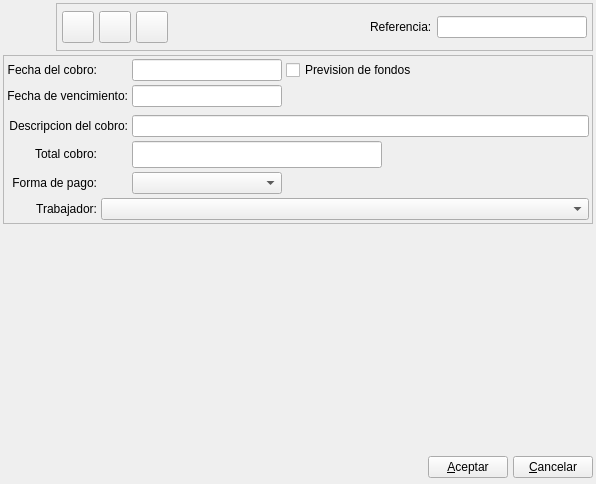
<?xml version="1.0" encoding="UTF-8"?>
<ui version="4.0">
 <author>Alvaro de Miguel</author>
 <class>CobroBase</class>
 <widget class="QWidget" name="CobroBase">
  <property name="geometry">
   <rect>
    <x>0</x>
    <y>0</y>
    <width>596</width>
    <height>484</height>
   </rect>
  </property>
  <property name="minimumSize">
   <size>
    <width>500</width>
    <height>400</height>
   </size>
  </property>
  <property name="windowTitle">
   <string>Nuevo cobro a cliente</string>
  </property>
  <property name="windowIcon">
   <iconset resource="../../../bulmages.qrc">
    <normaloff>:/Images/receive.png</normaloff>:/Images/receive.png</iconset>
  </property>
  <layout class="QVBoxLayout" name="verticalLayout">
   <item>
    <layout class="QHBoxLayout">
     <property name="spacing">
      <number>5</number>
     </property>
     <property name="margin">
      <number>0</number>
     </property>
     <item>
      <widget class="QLabel" name="label">
       <property name="minimumSize">
        <size>
         <width>48</width>
         <height>48</height>
        </size>
       </property>
       <property name="maximumSize">
        <size>
         <width>48</width>
         <height>48</height>
        </size>
       </property>
       <property name="text">
        <string/>
       </property>
       <property name="pixmap">
        <pixmap resource="../../../bulmages.qrc">:/Images/receive.png</pixmap>
       </property>
       <property name="scaledContents">
        <bool>true</bool>
       </property>
      </widget>
     </item>
     <item>
      <widget class="QFrame" name="frame">
       <property name="frameShape">
        <enum>QFrame::StyledPanel</enum>
       </property>
       <property name="frameShadow">
        <enum>QFrame::Raised</enum>
       </property>
       <layout class="QHBoxLayout">
        <property name="spacing">
         <number>5</number>
        </property>
        <property name="margin">
         <number>5</number>
        </property>
        <item>
         <widget class="QToolButton" name="mui_guardar">
          <property name="minimumSize">
           <size>
            <width>32</width>
            <height>32</height>
           </size>
          </property>
          <property name="maximumSize">
           <size>
            <width>32</width>
            <height>32</height>
           </size>
          </property>
          <property name="toolTip">
           <string>Guardar cobro</string>
          </property>
          <property name="whatsThis">
           <string>Guardar cobro</string>
          </property>
          <property name="text">
           <string/>
          </property>
          <property name="icon">
           <iconset resource="../../../bulmages.qrc">
            <normaloff>:/Images/edit-save.png</normaloff>:/Images/edit-save.png</iconset>
          </property>
          <property name="iconSize">
           <size>
            <width>32</width>
            <height>32</height>
           </size>
          </property>
          <property name="shortcut">
           <string>Ctrl+S</string>
          </property>
         </widget>
        </item>
        <item>
         <widget class="QToolButton" name="mui_borrar">
          <property name="minimumSize">
           <size>
            <width>32</width>
            <height>32</height>
           </size>
          </property>
          <property name="maximumSize">
           <size>
            <width>32</width>
            <height>32</height>
           </size>
          </property>
          <property name="toolTip">
           <string>Borrar cobro</string>
          </property>
          <property name="whatsThis">
           <string>Borrar cobro</string>
          </property>
          <property name="text">
           <string/>
          </property>
          <property name="icon">
           <iconset resource="../../../bulmages.qrc">
            <normaloff>:/Images/edit-delete.png</normaloff>:/Images/edit-delete.png</iconset>
          </property>
          <property name="iconSize">
           <size>
            <width>32</width>
            <height>32</height>
           </size>
          </property>
          <property name="shortcut">
           <string>Ctrl+D</string>
          </property>
         </widget>
        </item>
        <item>
         <widget class="QToolButton" name="mui_imprimir">
          <property name="minimumSize">
           <size>
            <width>32</width>
            <height>32</height>
           </size>
          </property>
          <property name="maximumSize">
           <size>
            <width>32</width>
            <height>32</height>
           </size>
          </property>
          <property name="toolTip">
           <string>Borrar cobro</string>
          </property>
          <property name="whatsThis">
           <string>Borrar cobro</string>
          </property>
          <property name="text">
           <string/>
          </property>
          <property name="icon">
           <iconset resource="../../../bulmages.qrc">
            <normaloff>:/Images/document-print.png</normaloff>:/Images/document-print.png</iconset>
          </property>
          <property name="iconSize">
           <size>
            <width>32</width>
            <height>32</height>
           </size>
          </property>
          <property name="shortcut">
           <string>Ctrl+I</string>
          </property>
         </widget>
        </item>
        <item>
         <spacer>
          <property name="orientation">
           <enum>Qt::Horizontal</enum>
          </property>
          <property name="sizeType">
           <enum>QSizePolicy::Expanding</enum>
          </property>
          <property name="sizeHint" stdset="0">
           <size>
            <width>41</width>
            <height>34</height>
           </size>
          </property>
         </spacer>
        </item>
        <item>
         <widget class="QLabel" name="textLabel1_2_2_3_2_2">
          <property name="sizePolicy">
           <sizepolicy hsizetype="Preferred" vsizetype="Fixed">
            <horstretch>0</horstretch>
            <verstretch>0</verstretch>
           </sizepolicy>
          </property>
          <property name="text">
           <string>Referencia:</string>
          </property>
         </widget>
        </item>
        <item>
         <widget class="BfBuscarReferencia" name="mui_refcobro">
          <property name="minimumSize">
           <size>
            <width>150</width>
            <height>0</height>
           </size>
          </property>
          <property name="maximumSize">
           <size>
            <width>150</width>
            <height>16777215</height>
           </size>
          </property>
         </widget>
        </item>
       </layout>
      </widget>
     </item>
    </layout>
   </item>
   <item>
    <widget class="QFrame" name="frame_2">
     <property name="frameShape">
      <enum>QFrame::StyledPanel</enum>
     </property>
     <property name="frameShadow">
      <enum>QFrame::Raised</enum>
     </property>
     <layout class="QGridLayout" name="gridLayout">
      <item row="0" column="0">
       <widget class="QLabel" name="textLabel1_2_3">
        <property name="sizePolicy">
         <sizepolicy hsizetype="Preferred" vsizetype="Fixed">
          <horstretch>0</horstretch>
          <verstretch>0</verstretch>
         </sizepolicy>
        </property>
        <property name="text">
         <string>Fecha del cobro:</string>
        </property>
        <property name="alignment">
         <set>Qt::AlignRight|Qt::AlignTrailing|Qt::AlignVCenter</set>
        </property>
       </widget>
      </item>
      <item row="0" column="2">
       <layout class="QHBoxLayout">
        <item>
         <widget class="BlDateSearch" name="mui_fechacobro">
          <property name="minimumSize">
           <size>
            <width>150</width>
            <height>0</height>
           </size>
          </property>
          <property name="maximumSize">
           <size>
            <width>150</width>
            <height>16777215</height>
           </size>
          </property>
         </widget>
        </item>
        <item>
         <widget class="QCheckBox" name="mui_previsioncobro">
          <property name="sizePolicy">
           <sizepolicy hsizetype="Expanding" vsizetype="Fixed">
            <horstretch>0</horstretch>
            <verstretch>0</verstretch>
           </sizepolicy>
          </property>
          <property name="text">
           <string>Prevision de fondos</string>
          </property>
         </widget>
        </item>
       </layout>
      </item>
      <item row="1" column="0" colspan="2">
       <widget class="QLabel" name="textLabel1_2_4">
        <property name="sizePolicy">
         <sizepolicy hsizetype="Preferred" vsizetype="Fixed">
          <horstretch>0</horstretch>
          <verstretch>0</verstretch>
         </sizepolicy>
        </property>
        <property name="text">
         <string>Fecha de vencimiento:</string>
        </property>
        <property name="alignment">
         <set>Qt::AlignRight|Qt::AlignTrailing|Qt::AlignVCenter</set>
        </property>
       </widget>
      </item>
      <item row="1" column="2">
       <layout class="QHBoxLayout">
        <item>
         <widget class="BlDateSearch" name="mui_fechavenccobro">
          <property name="minimumSize">
           <size>
            <width>150</width>
            <height>0</height>
           </size>
          </property>
          <property name="maximumSize">
           <size>
            <width>150</width>
            <height>16777215</height>
           </size>
          </property>
         </widget>
        </item>
        <item>
         <spacer>
          <property name="orientation">
           <enum>Qt::Horizontal</enum>
          </property>
          <property name="sizeHint" stdset="0">
           <size>
            <width>40</width>
            <height>20</height>
           </size>
          </property>
         </spacer>
        </item>
       </layout>
      </item>
      <item row="2" column="0" colspan="3">
       <widget class="BlSearchWidget" name="mui_idcliente" native="true">
        <property name="sizePolicy">
         <sizepolicy hsizetype="Expanding" vsizetype="Preferred">
          <horstretch>0</horstretch>
          <verstretch>0</verstretch>
         </sizepolicy>
        </property>
        <property name="styleSheet">
         <string>#mui_idcliente{min-height: 3em; } #mui_idcliente * {min-height: 0px; }</string>
        </property>
       </widget>
      </item>
      <item row="3" column="0" colspan="2">
       <widget class="QLabel" name="textLabel1_2_2_3_2">
        <property name="sizePolicy">
         <sizepolicy hsizetype="Preferred" vsizetype="Fixed">
          <horstretch>0</horstretch>
          <verstretch>0</verstretch>
         </sizepolicy>
        </property>
        <property name="text">
         <string>Descripcion del cobro:</string>
        </property>
        <property name="alignment">
         <set>Qt::AlignRight|Qt::AlignTrailing|Qt::AlignVCenter</set>
        </property>
        <property name="buddy">
         <cstring>mui_comentcobro</cstring>
        </property>
       </widget>
      </item>
      <item row="3" column="2">
       <widget class="QLineEdit" name="mui_comentcobro">
        <property name="sizePolicy">
         <sizepolicy hsizetype="Expanding" vsizetype="Preferred">
          <horstretch>0</horstretch>
          <verstretch>0</verstretch>
         </sizepolicy>
        </property>
       </widget>
      </item>
      <item row="4" column="0">
       <widget class="QLabel" name="textLabel1_4_4">
        <property name="sizePolicy">
         <sizepolicy hsizetype="Preferred" vsizetype="Fixed">
          <horstretch>0</horstretch>
          <verstretch>0</verstretch>
         </sizepolicy>
        </property>
        <property name="text">
         <string>Total cobro:</string>
        </property>
        <property name="alignment">
         <set>Qt::AlignRight|Qt::AlignTrailing|Qt::AlignVCenter</set>
        </property>
        <property name="buddy">
         <cstring>mui_cantcobro</cstring>
        </property>
       </widget>
      </item>
      <item row="4" column="2">
       <layout class="QHBoxLayout">
        <item>
         <widget class="QLineEdit" name="mui_cantcobro">
          <property name="enabled">
           <bool>true</bool>
          </property>
          <property name="sizePolicy">
           <sizepolicy hsizetype="Fixed" vsizetype="Preferred">
            <horstretch>0</horstretch>
            <verstretch>0</verstretch>
           </sizepolicy>
          </property>
          <property name="minimumSize">
           <size>
            <width>250</width>
            <height>0</height>
           </size>
          </property>
          <property name="font">
           <font>
            <pointsize>12</pointsize>
            <weight>75</weight>
            <bold>true</bold>
           </font>
          </property>
          <property name="alignment">
           <set>Qt::AlignRight</set>
          </property>
          <property name="readOnly">
           <bool>false</bool>
          </property>
         </widget>
        </item>
        <item>
         <spacer>
          <property name="orientation">
           <enum>Qt::Horizontal</enum>
          </property>
          <property name="sizeHint" stdset="0">
           <size>
            <width>40</width>
            <height>20</height>
           </size>
          </property>
         </spacer>
        </item>
       </layout>
      </item>
      <item row="5" column="0">
       <widget class="QLabel" name="label11">
        <property name="sizePolicy">
         <sizepolicy hsizetype="Preferred" vsizetype="Fixed">
          <horstretch>0</horstretch>
          <verstretch>0</verstretch>
         </sizepolicy>
        </property>
        <property name="text">
         <string>Forma de pago:</string>
        </property>
        <property name="alignment">
         <set>Qt::AlignRight|Qt::AlignTrailing|Qt::AlignVCenter</set>
        </property>
        <property name="buddy">
         <cstring>mui_idforma_pago</cstring>
        </property>
       </widget>
      </item>
      <item row="5" column="2">
       <widget class="BfBuscarFormaPago" name="mui_idforma_pago">
        <property name="minimumSize">
         <size>
          <width>150</width>
          <height>0</height>
         </size>
        </property>
        <property name="maximumSize">
         <size>
          <width>150</width>
          <height>16777215</height>
         </size>
        </property>
       </widget>
      </item>
      <item row="6" column="0">
       <widget class="QLabel" name="label_4">
        <property name="sizePolicy">
         <sizepolicy hsizetype="Preferred" vsizetype="Fixed">
          <horstretch>0</horstretch>
          <verstretch>0</verstretch>
         </sizepolicy>
        </property>
        <property name="text">
         <string>Trabajador:</string>
        </property>
        <property name="alignment">
         <set>Qt::AlignRight|Qt::AlignTrailing|Qt::AlignVCenter</set>
        </property>
        <property name="buddy">
         <cstring>mui_idtrabajador</cstring>
        </property>
       </widget>
      </item>
      <item row="6" column="1" colspan="2">
       <widget class="BfBuscarTrabajador" name="mui_idtrabajador">
        <property name="sizePolicy">
         <sizepolicy hsizetype="Expanding" vsizetype="Fixed">
          <horstretch>0</horstretch>
          <verstretch>0</verstretch>
         </sizepolicy>
        </property>
        <property name="minimumSize">
         <size>
          <width>150</width>
          <height>0</height>
         </size>
        </property>
       </widget>
      </item>
     </layout>
    </widget>
   </item>
   <item>
    <spacer>
     <property name="orientation">
      <enum>Qt::Vertical</enum>
     </property>
     <property name="sizeHint" stdset="0">
      <size>
       <width>300</width>
       <height>76</height>
      </size>
     </property>
    </spacer>
   </item>
   <item>
    <layout class="QHBoxLayout">
     <property name="spacing">
      <number>5</number>
     </property>
     <property name="margin">
      <number>0</number>
     </property>
     <item>
      <spacer>
       <property name="orientation">
        <enum>Qt::Horizontal</enum>
       </property>
       <property name="sizeType">
        <enum>QSizePolicy::Expanding</enum>
       </property>
       <property name="sizeHint" stdset="0">
        <size>
         <width>201</width>
         <height>27</height>
        </size>
       </property>
      </spacer>
     </item>
     <item>
      <widget class="QPushButton" name="mui_aceptar">
       <property name="text">
        <string>&amp;Aceptar</string>
       </property>
      </widget>
     </item>
     <item>
      <widget class="QPushButton" name="mui_cancelar">
       <property name="text">
        <string>&amp;Cancelar</string>
       </property>
      </widget>
     </item>
    </layout>
   </item>
  </layout>
 </widget>
 <layoutdefault spacing="4" margin="3"/>
 <customwidgets>
  <customwidget>
   <class>BlDateSearch</class>
   <extends>QLineEdit</extends>
   <header>bldatesearch.h</header>
  </customwidget>
  <customwidget>
   <class>BlSearchWidget</class>
   <extends>QWidget</extends>
   <header>blsearchwidget.h</header>
  </customwidget>
  <customwidget>
   <class>BfBuscarReferencia</class>
   <extends>QLineEdit</extends>
   <header>bfbuscarreferencia.h</header>
  </customwidget>
  <customwidget>
   <class>BfBuscarTrabajador</class>
   <extends>QComboBox</extends>
   <header>bfbuscartrabajador.h</header>
  </customwidget>
  <customwidget>
   <class>BfBuscarFormaPago</class>
   <extends>QComboBox</extends>
   <header>bfbuscarformapago.h</header>
  </customwidget>
 </customwidgets>
 <tabstops>
  <tabstop>mui_comentcobro</tabstop>
  <tabstop>mui_guardar</tabstop>
  <tabstop>mui_borrar</tabstop>
  <tabstop>mui_imprimir</tabstop>
  <tabstop>mui_refcobro</tabstop>
  <tabstop>mui_fechacobro</tabstop>
  <tabstop>mui_previsioncobro</tabstop>
  <tabstop>mui_fechavenccobro</tabstop>
  <tabstop>mui_cantcobro</tabstop>
  <tabstop>mui_idtrabajador</tabstop>
  <tabstop>mui_aceptar</tabstop>
  <tabstop>mui_cancelar</tabstop>
 </tabstops>
 <resources>
  <include location="../../../bulmages.qrc"/>
 </resources>
 <connections/>
</ui>
